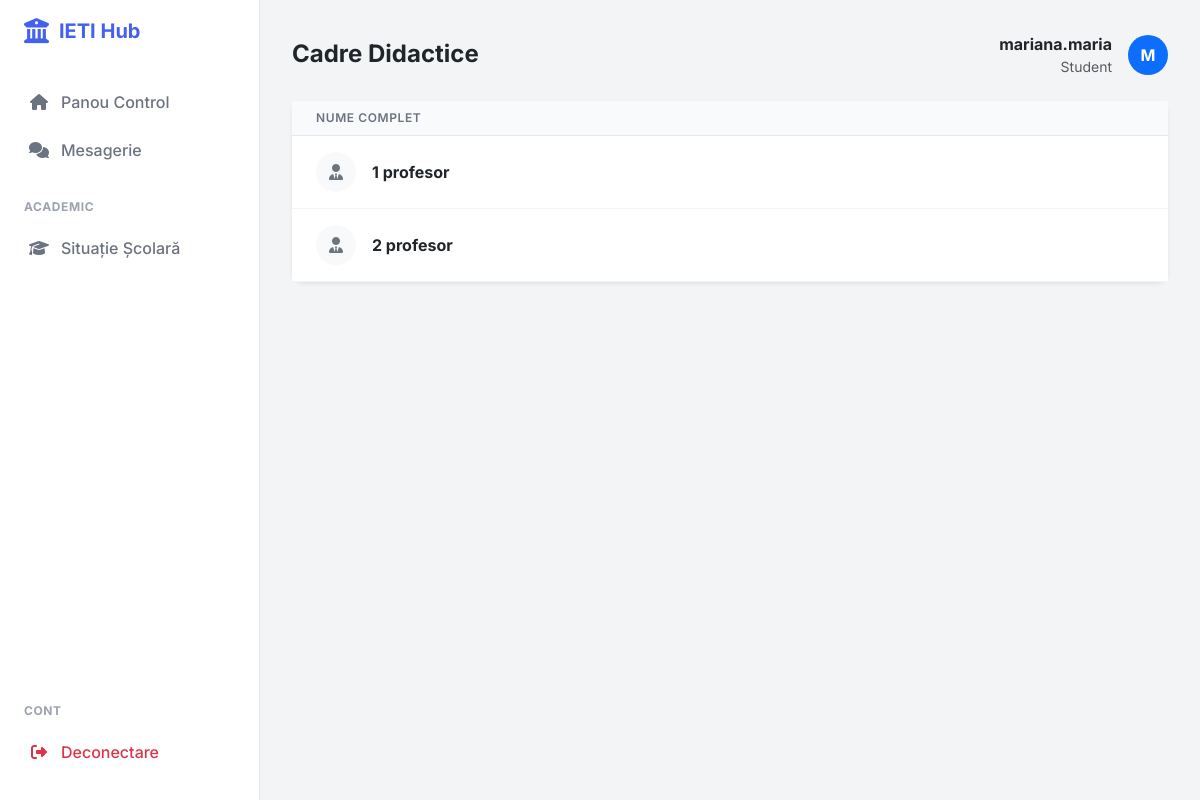
Page /lista_profesori (signed in) on the committed database.
### app.py (models this page shows)
class User(UserMixin, db.Model):
    id = db.Column(db.Integer, primary_key=True)
    username = db.Column(db.String(150), unique=True, nullable=False)
    email = db.Column(db.String(150), unique=True, nullable=False)
    password = db.Column(db.String(150), nullable=False)
    role = db.Column(db.String(20), nullable=False, default='student')
    is_approved = db.Column(db.Boolean, default=False)
    student_profile = db.relationship('Student', backref='user_account', uselist=False, cascade="all, delete-orphan")
    profesor_profile = db.relationship('Profesor', backref='user_account', uselist=False, cascade="all, delete-orphan")

class Profesor(db.Model):
    id_profesor = db.Column(db.Integer, primary_key=True)
    nume = db.Column(db.String(50), nullable=False)
    prenume = db.Column(db.String(50), nullable=False)
    user_id = db.Column(db.Integer, db.ForeignKey('user.id'), nullable=True)
    def get_full_name(self): return f"{self.nume} {self.prenume}"

### app.py (the view)
@app.route('/lista_profesori')
@login_required
def lista_profesori(): return render_template('lista_profesori.html', profesori=Profesor.query.all())

### app.py (called while the page is built)
@login_manager.user_loader
def load_user(user_id):
    return User.query.get(int(user_id))

### templates/lista_profesori.html (shortened to what this page needs)
{% extends "base.html" %}
{% block page_title %}Cadre Didactice{% endblock %}
{% block content %}
<div class="card border-0 shadow-sm">
    <div class="card-body p-0">
        <div class="table-responsive">
            <table class="table table-hover align-middle mb-0">
                <thead>
                    <tr>
                        <th class="ps-4">Nume Complet</th>
                    </tr>
                </thead>
                <tbody>
                    {% for prof in profesori %}
                    <tr>
                        <td class="ps-4">
                            <div class="d-flex align-items-center">
                                <div class="bg-light rounded-circle d-flex align-items-center justify-content-center me-3" style="width: 40px; height: 40px;">
                                    <i class="fas fa-user-tie text-secondary"></i>
                                </div>
                                <span class="fw-bold">{{ prof.get_full_name() }}</span>
                            </div>
                        </td>
                    </tr>
                    {% else %}
                    <tr><td colspan="2" class="text-center p-4">Nu există date.</td></tr>
                    {% endfor %}
                </tbody>
            </table>
        </div>
    </div>
</div>
{% endblock %}

### templates/base.html (shortened to what this page needs)
<!doctype html>
<html lang="ro">
<head>
    <link href="https://cdn.jsdelivr.net/npm/bootstrap@5.3.0/dist/css/bootstrap.min.css" rel="stylesheet">
    <link rel="stylesheet" href="https://cdnjs.cloudflare.com/ajax/libs/font-awesome/6.4.0/css/all.min.css">
</head>
<body>
{% if current_user.is_authenticated %}
<nav class="sidebar">
    <div class="brand">
        <i class="fas fa-university fa-lg"></i> IETI Hub
    </div>
    <div class="nav flex-column flex-grow-1">
        <a href="{{ url_for('index') }}" class="nav-link {{ 'active' if request.endpoint == 'index' else '' }}">
            <i class="fas fa-home"></i> Panou Control
        </a>
        <a href="{{ url_for('chat_home') }}" class="nav-link {{ 'active' if 'chat' in request.endpoint else '' }}">
            <i class="fas fa-comments"></i> Mesagerie
        </a>
        {% if current_user.role == 'student' %}
            <div class="nav-title">Academic</div>
            <a href="{{ url_for('raport_student_general', student_id=current_user.student_profile.id_student) }}" class="nav-link">
                <i class="fas fa-graduation-cap"></i> Situație Școlară
            </a>
        {% endif %}
        <div class="mt-auto mb-4">
            <div class="nav-title">Cont</div>
            <a href="{{ url_for('logout') }}" class="nav-link text-danger">
                <i class="fas fa-sign-out-alt"></i> Deconectare
            </a>
        </div>
    </div>
</nav>
{% endif %}
<main class="{{ 'main-content' if current_user.is_authenticated else '' }}">
    {% if current_user.is_authenticated and request.endpoint not in ['login', 'register'] %}
    <div class="d-flex justify-content-between align-items-center mb-4 d-none d-lg-flex">
        <div>
            <h4 class="fw-bold mb-0 text-dark">
                {% block page_title %}Dashboard{% endblock %}
            </h4>
        </div>
        <div class="d-flex align-items-center gap-3">
            <div class="text-end">
                <span class="d-block fw-bold text-dark">{{ current_user.username }}</span>
                <span class="d-block small text-muted">{{ current_user.role|capitalize }}</span>
            </div>
            <div class="bg-primary text-white rounded-circle d-flex align-items-center justify-content-center fw-bold" style="width: 40px; height: 40px;">
                {{ current_user.username[0]|upper }}
            </div>
        </div>
    </div>
    {% endif %}
    {% block content %}{% endblock %}
</main>
</body>
</html>

### templates/base.html (style rules this page uses)
:root { --primary: #4361ee; --secondary: #3f37c9; --success: #4cc9f0; --info: #4895ef; --warning: #f72585; --dark: #2b2d42; --light: #f8f9fa; --body-bg: #f3f4f6; --sidebar-width: 260px; }
body { font-family: 'Inter', sans-serif; background-color: var(--body-bg); color: #4b5563; min-height: 100vh; }
.sidebar { width: var(--sidebar-width); position: fixed; top: 0; left: 0; height: 100vh; background: #fff; border-right: 1px solid #e5e7eb; z-index: 1000; padding-top: 1rem; transition: all 0.3s; display: flex; flex-direction: column; }
.brand { padding: 0 1.5rem 2rem; font-size: 1.25rem; font-weight: 700; color: var(--primary); display: flex; align-items: center; gap: 10px; }
.nav-link { display: flex; align-items: center; padding: 0.75rem 1.5rem; color: #6b7280; font-weight: 500; transition: all 0.2s; border-left: 3px solid transparent; text-decoration: none; }
.nav-link i { width: 24px; margin-right: 10px; text-align: center; }
.nav-title { padding: 1.5rem 1.5rem 0.5rem; font-size: 0.75rem; font-weight: 700; text-transform: uppercase; color: #9ca3af; letter-spacing: 0.05em; }
.main-content { margin-left: var(--sidebar-width); padding: 2rem; min-height: 100vh; transition: margin-left 0.3s; }
.card { border: none; border-radius: 12px; box-shadow: 0 1px 3px rgba(0,0,0,0.1); background: #fff; margin-bottom: 1.5rem; }
.card-body { padding: 1.5rem; }
.table thead th { background-color: #f9fafb; color: #6b7280; font-weight: 600; text-transform: uppercase; font-size: 0.75rem; letter-spacing: 0.05em; border-bottom: 1px solid #e5e7eb; }
.table td { vertical-align: middle; padding: 1rem 0.75rem; border-bottom: 1px solid #f3f4f6; }

### rows in the picture
User: username "mariana.maria", role "Student", username "M"
Profesor: get_full_name "1 profesor"
Profesor: get_full_name "2 profesor"
